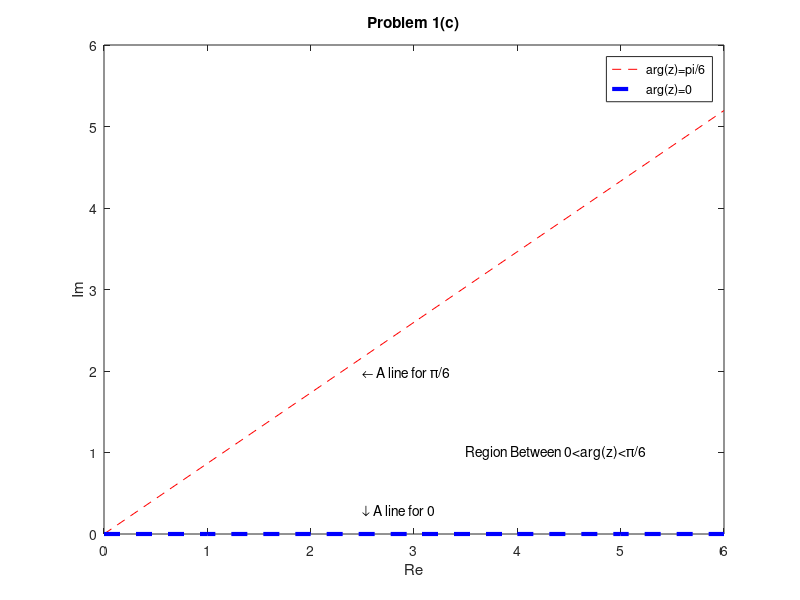

Write MATLAB code to recreate this figure.
r = 0:6;
y1 = r*exp(j*pi/6);
y2 = zeros(size(r));
plot(r,y1,'r--',r,y2,'b--','linewidth',3);
text(2.5,2,'\leftarrow A line for \pi/6' );
text(2.5,0.3,'\downarrow A line for 0' );
text(3.5,1,'Region Between 0<arg(z)<\pi/6');
legend('arg(z)=pi/6','arg(z)=0');
xlabel('Re');ylabel('Im');
title('Problem 1(c)');